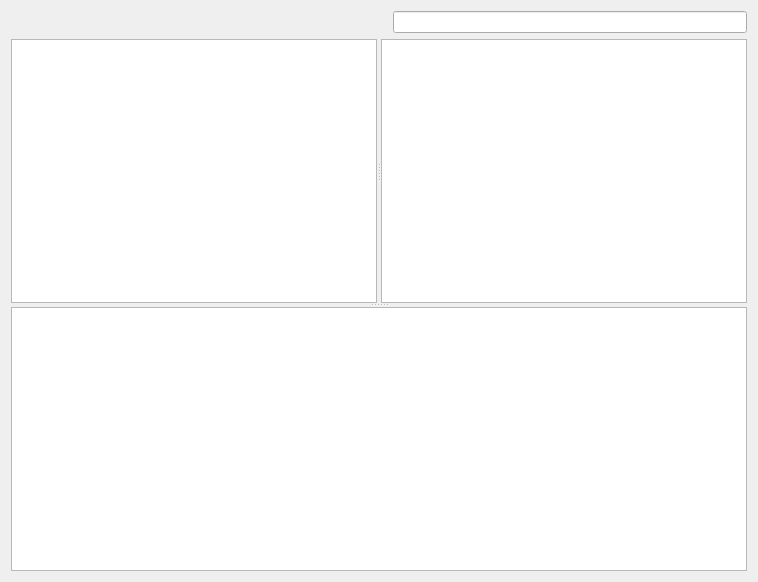
<?xml version="1.0" encoding="UTF-8"?>
<ui version="4.0">
 <class>GUI_SoundcloudLibrary</class>
 <widget class="QWidget" name="GUI_SoundcloudLibrary">
  <property name="geometry">
   <rect>
    <x>0</x>
    <y>0</y>
    <width>758</width>
    <height>582</height>
   </rect>
  </property>
  <property name="minimumSize">
   <size>
    <width>0</width>
    <height>0</height>
   </size>
  </property>
  <property name="focusPolicy">
   <enum>Qt::ClickFocus</enum>
  </property>
  <property name="acceptDrops">
   <bool>true</bool>
  </property>
  <property name="windowTitle">
   <string>Library</string>
  </property>
  <layout class="QGridLayout" name="gridLayout">
   <item row="0" column="0">
    <layout class="QHBoxLayout" name="horizontalLayout_2">
     <property name="spacing">
      <number>4</number>
     </property>
     <item>
      <widget class="QFrame" name="header_frame">
       <property name="frameShape">
        <enum>QFrame::StyledPanel</enum>
       </property>
       <property name="frameShadow">
        <enum>QFrame::Raised</enum>
       </property>
      </widget>
     </item>
     <item>
      <widget class="QLabel" name="lab_status">
       <property name="focusPolicy">
        <enum>Qt::ClickFocus</enum>
       </property>
       <property name="text">
        <string/>
       </property>
      </widget>
     </item>
     <item>
      <widget class="QLabel" name="lab_music_library">
       <property name="font">
        <font>
         <pointsize>11</pointsize>
         <weight>75</weight>
         <bold>true</bold>
        </font>
       </property>
       <property name="focusPolicy">
        <enum>Qt::ClickFocus</enum>
       </property>
       <property name="text">
        <string/>
       </property>
      </widget>
     </item>
     <item>
      <spacer name="horizontalSpacer">
       <property name="orientation">
        <enum>Qt::Horizontal</enum>
       </property>
       <property name="sizeHint" stdset="0">
        <size>
         <width>40</width>
         <height>20</height>
        </size>
       </property>
      </spacer>
     </item>
     <item>
      <widget class="Library::SearchBar" name="le_search">
       <property name="focusPolicy">
        <enum>Qt::ClickFocus</enum>
       </property>
       <property name="toolTip">
        <string>Search for title, interprets and albums</string>
       </property>
      </widget>
     </item>
    </layout>
   </item>
   <item row="1" column="0">
    <widget class="QSplitter" name="splitter_tracks">
     <property name="orientation">
      <enum>Qt::Vertical</enum>
     </property>
     <widget class="QSplitter" name="splitter_artists">
      <property name="orientation">
       <enum>Qt::Horizontal</enum>
      </property>
      <widget class="SC::ArtistView" name="tv_artists">
       <property name="minimumSize">
        <size>
         <width>200</width>
         <height>0</height>
        </size>
       </property>
       <property name="font">
        <font>
         <weight>75</weight>
         <bold>true</bold>
        </font>
       </property>
       <property name="focusPolicy">
        <enum>Qt::StrongFocus</enum>
       </property>
       <property name="editTriggers">
        <set>QAbstractItemView::CurrentChanged|QAbstractItemView::SelectedClicked</set>
       </property>
       <property name="tabKeyNavigation">
        <bool>false</bool>
       </property>
       <property name="dragEnabled">
        <bool>true</bool>
       </property>
       <property name="dragDropMode">
        <enum>QAbstractItemView::DragDrop</enum>
       </property>
       <property name="selectionBehavior">
        <enum>QAbstractItemView::SelectRows</enum>
       </property>
       <property name="showGrid">
        <bool>false</bool>
       </property>
       <property name="gridStyle">
        <enum>Qt::DotLine</enum>
       </property>
       <property name="sortingEnabled">
        <bool>true</bool>
       </property>
       <property name="wordWrap">
        <bool>false</bool>
       </property>
       <attribute name="horizontalHeaderHighlightSections">
        <bool>false</bool>
       </attribute>
       <attribute name="horizontalHeaderStretchLastSection">
        <bool>true</bool>
       </attribute>
       <attribute name="verticalHeaderVisible">
        <bool>false</bool>
       </attribute>
       <attribute name="verticalHeaderDefaultSectionSize">
        <number>20</number>
       </attribute>
       <attribute name="verticalHeaderMinimumSectionSize">
        <number>20</number>
       </attribute>
      </widget>
      <widget class="SC::AlbumView" name="tv_albums">
       <property name="minimumSize">
        <size>
         <width>200</width>
         <height>0</height>
        </size>
       </property>
       <property name="font">
        <font>
         <weight>75</weight>
         <bold>true</bold>
        </font>
       </property>
       <property name="focusPolicy">
        <enum>Qt::StrongFocus</enum>
       </property>
       <property name="editTriggers">
        <set>QAbstractItemView::CurrentChanged|QAbstractItemView::SelectedClicked</set>
       </property>
       <property name="tabKeyNavigation">
        <bool>false</bool>
       </property>
       <property name="dragEnabled">
        <bool>true</bool>
       </property>
       <property name="dragDropMode">
        <enum>QAbstractItemView::DragDrop</enum>
       </property>
       <property name="selectionBehavior">
        <enum>QAbstractItemView::SelectRows</enum>
       </property>
       <property name="showGrid">
        <bool>false</bool>
       </property>
       <property name="gridStyle">
        <enum>Qt::DotLine</enum>
       </property>
       <property name="sortingEnabled">
        <bool>true</bool>
       </property>
       <property name="wordWrap">
        <bool>false</bool>
       </property>
       <attribute name="horizontalHeaderHighlightSections">
        <bool>false</bool>
       </attribute>
       <attribute name="horizontalHeaderStretchLastSection">
        <bool>true</bool>
       </attribute>
       <attribute name="verticalHeaderVisible">
        <bool>false</bool>
       </attribute>
       <attribute name="verticalHeaderDefaultSectionSize">
        <number>20</number>
       </attribute>
       <attribute name="verticalHeaderMinimumSectionSize">
        <number>20</number>
       </attribute>
      </widget>
     </widget>
     <widget class="SC::TrackView" name="tv_tracks">
      <property name="font">
       <font>
        <weight>75</weight>
        <bold>true</bold>
       </font>
      </property>
      <property name="focusPolicy">
       <enum>Qt::StrongFocus</enum>
      </property>
      <property name="editTriggers">
       <set>QAbstractItemView::CurrentChanged|QAbstractItemView::SelectedClicked</set>
      </property>
      <property name="tabKeyNavigation">
       <bool>false</bool>
      </property>
      <property name="dragEnabled">
       <bool>true</bool>
      </property>
      <property name="dragDropMode">
       <enum>QAbstractItemView::DragDrop</enum>
      </property>
      <property name="selectionBehavior">
       <enum>QAbstractItemView::SelectRows</enum>
      </property>
      <property name="showGrid">
       <bool>false</bool>
      </property>
      <property name="gridStyle">
       <enum>Qt::DotLine</enum>
      </property>
      <property name="sortingEnabled">
       <bool>true</bool>
      </property>
      <property name="wordWrap">
       <bool>false</bool>
      </property>
      <attribute name="horizontalHeaderCascadingSectionResizes">
       <bool>true</bool>
      </attribute>
      <attribute name="horizontalHeaderHighlightSections">
       <bool>false</bool>
      </attribute>
      <attribute name="horizontalHeaderMinimumSectionSize">
       <number>23</number>
      </attribute>
      <attribute name="horizontalHeaderShowSortIndicator" stdset="0">
       <bool>true</bool>
      </attribute>
      <attribute name="horizontalHeaderStretchLastSection">
       <bool>true</bool>
      </attribute>
      <attribute name="verticalHeaderVisible">
       <bool>false</bool>
      </attribute>
      <attribute name="verticalHeaderDefaultSectionSize">
       <number>20</number>
      </attribute>
      <attribute name="verticalHeaderMinimumSectionSize">
       <number>20</number>
      </attribute>
     </widget>
    </widget>
   </item>
  </layout>
 </widget>
 <customwidgets>
  <customwidget>
   <class>Library::SearchBar</class>
   <extends>QLineEdit</extends>
   <header>Gui/Library/Utils/Searchbar.h</header>
  </customwidget>
  <customwidget>
   <class>SC::AlbumView</class>
   <extends>QTableView</extends>
   <header>Gui/Soundcloud/SoundcloudViews.h</header>
  </customwidget>
  <customwidget>
   <class>SC::TrackView</class>
   <extends>QTableView</extends>
   <header>Gui/Soundcloud/SoundcloudViews.h</header>
  </customwidget>
  <customwidget>
   <class>SC::ArtistView</class>
   <extends>QTableView</extends>
   <header>Gui/Soundcloud/SoundcloudViews.h</header>
  </customwidget>
 </customwidgets>
 <resources/>
 <connections/>
</ui>
